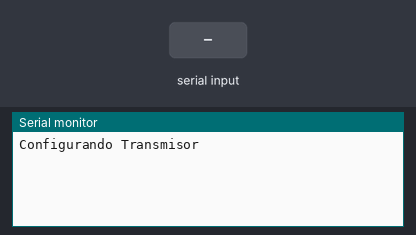
Recording of a sketch running on a simulated Arduino Uno, built with avr-gcc and run on an emulated ATmega328P. Shown: the last lines printed to the serial monitor. The inputs (shaded band) are chosen by the test bench. No radio packets arrive unless stated.

Above: at 1.2 s.
1.3 s: "si\n" received over Serial
At 2.7 s:
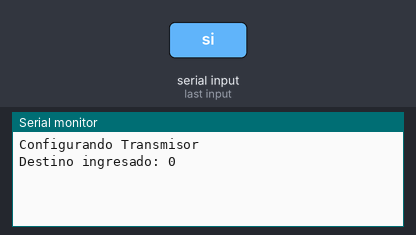
3.8 s: "90,45\n" received over Serial
At 4.7 s:
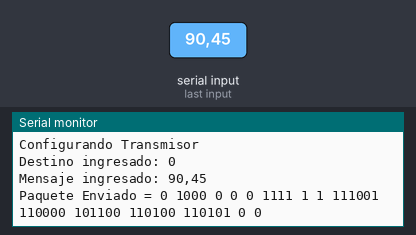
5.3 s: "30,150\n" received over Serial
At 6.4 s:
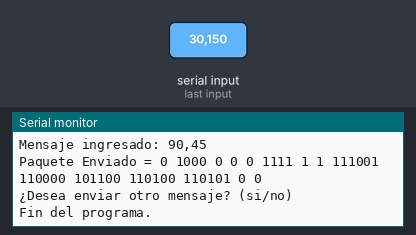

The sketch:

emisor.ino
```cpp
#include <VirtualWire.h>

#define CRC_POLYNOMIAL 0x25  // Polinomio x^5 + x^2 + 1
#define CRC_INITIAL_REMAINDER 0x1F  // Valor inicial del CRC
#define CRC_WIDTH 5  // Ancho del CRC en bits

void fillPacket(uint8_t *packet, uint8_t origen, uint8_t destino, uint8_t secuencia, uint8_t total, const char *carga);
uint8_t calculateCRC(uint8_t *data, uint8_t length);

void setup() {
    Serial.begin(9600);
    Serial.println("Configurando Transmisor");
    vw_set_ptt_inverted(true);
    vw_setup(2000);
    vw_set_tx_pin(2);
}

void loop() {
    static enum { ESPERANDO_DESTINO, ESPERANDO_MENSAJE, ESPERANDO_DECISION } estado = ESPERANDO_DESTINO;
    static uint8_t destino;
    static String mensaje;
    static bool enviarOtroMensaje = true;  // Variable para capturar la decisión del usuario

    if (estado == ESPERANDO_DESTINO && Serial.available() > 0) {
        // Leer el destino desde el puerto serie
        destino = Serial.parseInt();

        Serial.println("Destino ingresado: " + String(destino));
        estado = ESPERANDO_MENSAJE;  // Cambiar al estado de espera del mensaje
    }

    if (estado == ESPERANDO_MENSAJE && Serial.available() > 0) {
        // Leer el mensaje desde el puerto serie
        mensaje = Serial.readStringUntil('\n');

        if (mensaje.length() > 0) {
            Serial.println("Mensaje ingresado: " + mensaje);

            int totalPackets = (mensaje.length() + 7) / 8;  // Calcular el número total de paquetes necesarios

            for (int i = 0; i < totalPackets; i++) {
                uint8_t packet[16];
                String segment = mensaje.substring(i * 8, (i + 1) * 8);

                fillPacket(packet, 8, destino, i + 1, totalPackets, segment.c_str());

                vw_send(packet, sizeof(packet));
                vw_wait_tx();  // Esperar a que se complete la transmisión

                Serial.print("Paquete Enviado = ");
                for (int j = 0; j < 15; j++) {
                    Serial.print(packet[j], BIN);
                    Serial.print(" ");
                }
                Serial.println();
                delay(1000);  // Enviar un paquete cada segundo
            }

            // Preguntar al usuario si quiere enviar otro mensaje
            estado = ESPERANDO_DECISION;
        }
    }

    if (estado == ESPERANDO_DECISION) {
        Serial.println("¿Desea enviar otro mensaje? (si/no)");
        while (Serial.available() == 0) {
            // Esperar a que el usuario ingrese una respuesta
        }
        String respuesta = Serial.readStringUntil('\n');
        respuesta.trim();  // Limpiar cualquier espacio en blanco alrededor de la respuesta

        if (respuesta.equalsIgnoreCase("si")) {
            estado = ESPERANDO_DESTINO;  // Volver a solicitar destino
            mensaje = "";  // Limpiar el mensaje anterior
        } else {
            Serial.println("Fin del programa.");
            while (true) {
                // Programa detenido aquí, puedes agregar cualquier lógica adicional si es necesario
            }
        }
    }
}


// Función para llenar el paquete de datos
void fillPacket(uint8_t *packet, uint8_t origen, uint8_t destino, uint8_t secuencia, uint8_t total, const char *carga) {
    memset(packet, 0, 16);  // Inicializar el paquete con ceros

    // Llenar origen (2 octetos, derecha a izquierda)
    packet[1] = origen & 0xFF;
    packet[0] = (origen >> 8) & 0xFF;

    // Llenar destino (2 octetos, derecha a izquierda)
    packet[3] = destino & 0xFF;
    packet[2] = (destino >> 8) & 0xFF;

    // Llenar secuencia (1 octeto)
    packet[6] = secuencia;

    // Llenar total (1 octeto)
    packet[7] = total;

    // Llenar carga (8 octetos, ASCII a bits)
    for (int i = 0; i < 8; i++) {
        if (i < strlen(carga)) {
            packet[8 + i] = carga[i];
        } else {
            packet[8 + i] = 0;
        }
    }

    // Calcular CRC sobre los primeros 8 octetos del paquete
    uint8_t crc = calculateCRC(packet, 16);
    packet[5] = crc;  // Guardar CRC en el paquete
}

// Función para calcular el CRC-5-USB
uint8_t calculateCRC(uint8_t *data, uint8_t length) {
    uint8_t remainder = CRC_INITIAL_REMAINDER;

    // Procesar cada byte del data
    for (uint8_t byte = 8; byte < length; ++byte) {
        remainder ^= data[byte];

        // Procesar cada bit en el byte
        for (uint8_t bit = 0; bit < 8; ++bit) {
            if (remainder & 0x10) {
                remainder = (remainder << 1) ^ CRC_POLYNOMIAL;
            } else {
                remainder = (remainder << 1);
            }
        }
    }

    return (remainder & 0x1F);
}
```

Measured:
- after the input at 1.3 s, the serial monitor: prints a new line after 1.0 s (image 1)
- after the input at 3.8 s, the serial monitor: prints a new line at once (image 2)
- after the input at 5.3 s, the serial monitor: prints a new line at once (image 3)
